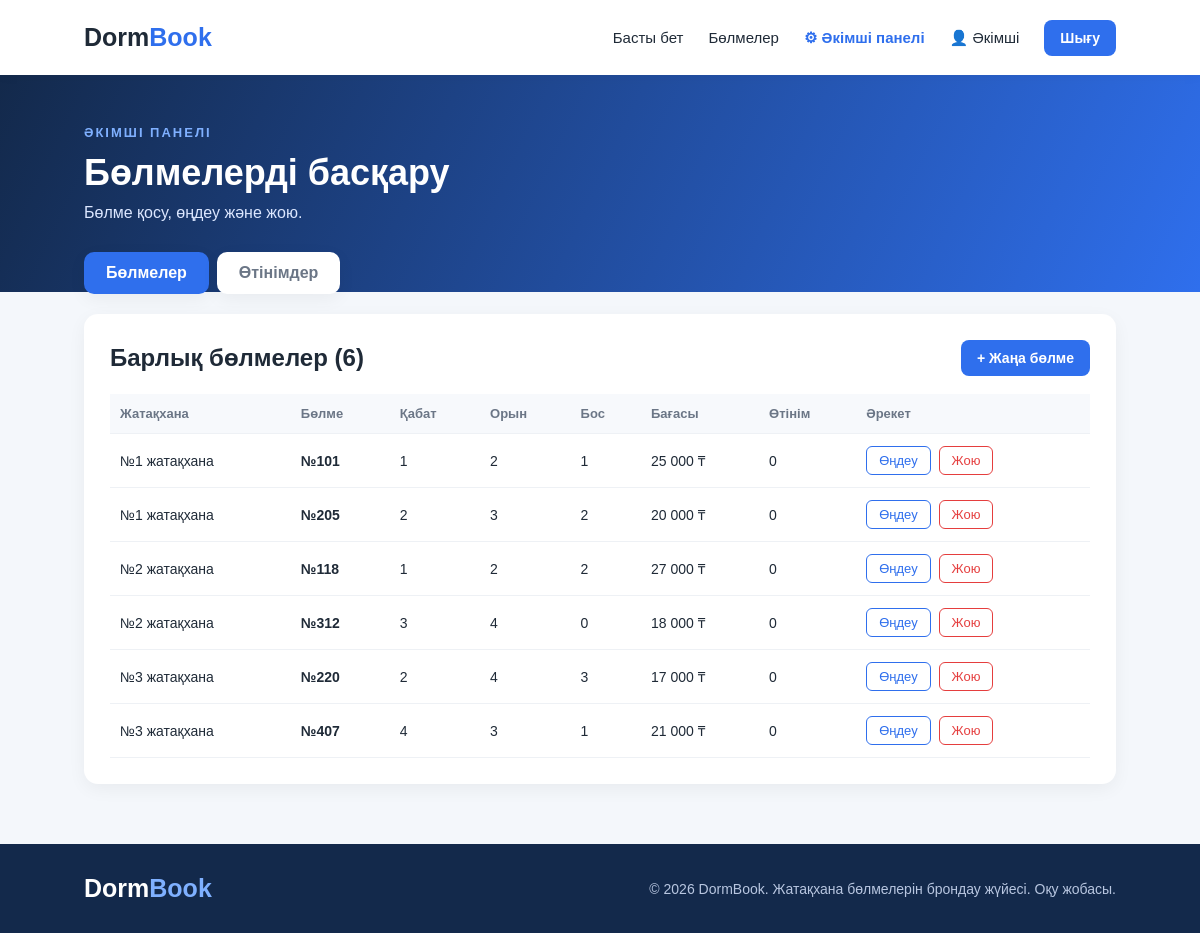
The app's page /admin_rooms.php (signed in), older data.
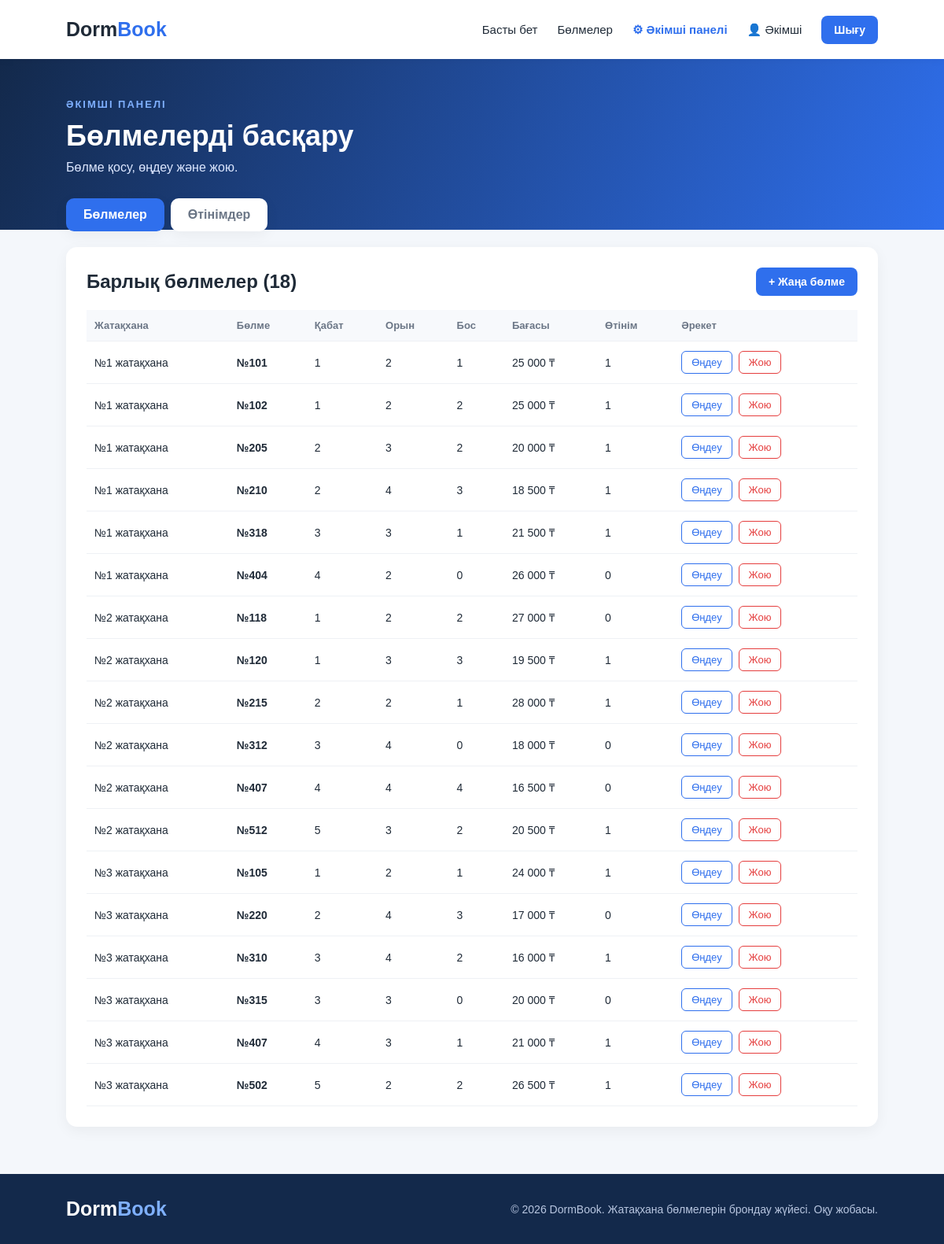
The same page, newer data.
### tables this page shows
CREATE TABLE IF NOT EXISTS rooms (
    id INT AUTO_INCREMENT PRIMARY KEY,
    dormitory_id INT NOT NULL,
    room_number VARCHAR(10) NOT NULL,
    floor INT NOT NULL,
    capacity INT NOT NULL,
    free_places INT NOT NULL,
    price_per_month DECIMAL(10, 2) NOT NULL,
    description TEXT,
    UNIQUE (dormitory_id, room_number),
    FOREIGN KEY (dormitory_id) REFERENCES dormitories(id) ON DELETE CASCADE
);

CREATE TABLE IF NOT EXISTS dormitories (
    id INT AUTO_INCREMENT PRIMARY KEY,
    name VARCHAR(100) NOT NULL,
    address VARCHAR(255) NOT NULL,
    floors INT NOT NULL
);

### admin_rooms.php (the view, shortened to what this page needs)
<?php
require_once "db.php";
$rooms = $pdo->query(
    "SELECT r.*, d.name AS dorm_name,
            (SELECT COUNT(*) FROM bookings b WHERE b.room_id = r.id) AS booking_count
     FROM rooms r
     JOIN dormitories d ON d.id = r.dormitory_id
     ORDER BY d.name, r.room_number"
)->fetchAll();
include "header.php";
?>
<section class="page-title">
    <p class="subtitle">ӘКІМШІ ПАНЕЛІ</p>
    <h1>Бөлмелерді басқару</h1>
    <p>Бөлме қосу, өңдеу және жою.</p>
</section>
<section class="admin-section">
    <div class="admin-tabs">
        <a href="admin_rooms.php" class="active">Бөлмелер</a>
        <a href="admin_bookings.php">Өтінімдер</a>
    </div>
    <div class="admin-card">
        <div class="admin-card-head">
            <h2>Барлық бөлмелер (<?= count($rooms) ?>)</h2>
            <a href="admin_room_form.php" class="main-btn small">+ Жаңа бөлме</a>
        </div>
        <div class="table-wrapper">
            <table>
                <thead>
                    <tr>
                        <th>Жатақхана</th>
                        <th>Бөлме</th>
                        <th>Қабат</th>
                        <th>Орын</th>
                        <th>Бос</th>
                        <th>Бағасы</th>
                        <th>Өтінім</th>
                        <th>Әрекет</th>
                    </tr>
                </thead>
                <tbody>
                    <?php foreach ($rooms as $r): ?>
                        <tr>
                            <td><?= htmlspecialchars($r["dorm_name"]) ?></td>
                            <td><b>№<?= htmlspecialchars($r["room_number"]) ?></b></td>
                            <td><?= (int) $r["floor"] ?></td>
                            <td><?= (int) $r["capacity"] ?></td>
                            <td><?= (int) $r["free_places"] ?></td>
                            <td><?= number_format($r["price_per_month"], 0, ".", " ") ?> ₸</td>
                            <td><?= (int) $r["booking_count"] ?></td>
                            <td class="actions">
                                <a href="admin_room_form.php?id=<?= (int) $r["id"] ?>" class="edit-btn">Өңдеу</a>
                                <form method="POST" action="admin_rooms.php" class="delete-form"
                                      data-confirm="№<?= htmlspecialchars($r["room_number"]) ?> бөлмесін және оның өтінімдерін өшіресіз бе?">
                                    <button type="submit" class="cancel-btn">Жою</button>
                                </form>
                            </td>
                        </tr>
                    <?php endforeach; ?>
                </tbody>
            </table>
        </div>
    </div>
</section>
<?php include "footer.php"; ?>

Row changes from the older to the newer data that the page shows:
computed for rooms (number 1 of 18 on the later page): booking_count "0" → "1"
added rooms: dormitory.name "№1 жатақхана", room_number "102", floor "1", capacity "2", free_places "2", price_per_month "25 000", booking_count "1"
computed for rooms (number 3 of 18 on the later page): booking_count "0" → "1"
added rooms: dormitory.name "№1 жатақхана", room_number "210", floor "2", capacity "4", free_places "3", price_per_month "18 500", booking_count "1"
added rooms: dormitory.name "№1 жатақхана", room_number "318", floor "3", capacity "3", free_places "1", price_per_month "21 500", booking_count "1"
added rooms: dormitory.name "№1 жатақхана", room_number "404", floor "4", capacity "2", free_places "0", price_per_month "26 000", booking_count "0"
added rooms: dormitory.name "№2 жатақхана", room_number "120", floor "1", capacity "3", free_places "3", price_per_month "19 500", booking_count "1"
added rooms: dormitory.name "№2 жатақхана", room_number "215", floor "2", capacity "2", free_places "1", price_per_month "28 000", booking_count "1"
added rooms: dormitory.name "№2 жатақхана", room_number "407", floor "4", capacity "4", free_places "4", price_per_month "16 500", booking_count "0"
added rooms: dormitory.name "№2 жатақхана", room_number "512", floor "5", capacity "3", free_places "2", price_per_month "20 500", booking_count "1"
added rooms: dormitory.name "№3 жатақхана", room_number "105", floor "1", capacity "2", free_places "1", price_per_month "24 000", booking_count "1"
added rooms: dormitory.name "№3 жатақхана", room_number "310", floor "3", capacity "4", free_places "2", price_per_month "16 000", booking_count "1"
added rooms: dormitory.name "№3 жатақхана", room_number "315", floor "3", capacity "3", free_places "0", price_per_month "20 000", booking_count "0"
computed for rooms (number 17 of 18 on the later page): booking_count "0" → "1"
added rooms: dormitory.name "№3 жатақхана", room_number "502", floor "5", capacity "2", free_places "2", price_per_month "26 500", booking_count "1"
Text that changed along with them:
count($rooms): "6" → "18"
